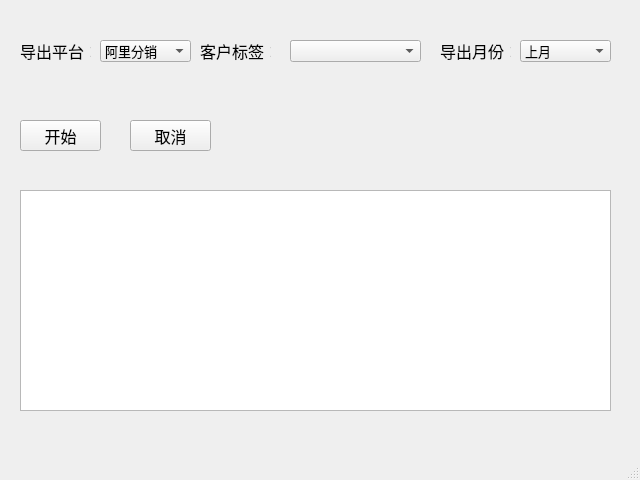
<?xml version="1.0" encoding="UTF-8"?>
<ui version="4.0">
 <class>MainWindow</class>
 <widget class="QMainWindow" name="MainWindow">
  <property name="geometry">
   <rect>
    <x>0</x>
    <y>0</y>
    <width>640</width>
    <height>480</height>
   </rect>
  </property>
  <property name="font">
   <font>
    <family>宋体</family>
    <pointsize>10</pointsize>
   </font>
  </property>
  <property name="windowTitle">
   <string>业绩导出工具</string>
  </property>
  <widget class="QWidget" name="centralwidget">
   <widget class="QLabel" name="label">
    <property name="geometry">
     <rect>
      <x>20</x>
      <y>40</y>
      <width>71</width>
      <height>21</height>
     </rect>
    </property>
    <property name="font">
     <font>
      <family>宋体</family>
      <pointsize>12</pointsize>
     </font>
    </property>
    <property name="text">
     <string>导出平台：</string>
    </property>
   </widget>
   <widget class="QComboBox" name="plateform">
    <property name="geometry">
     <rect>
      <x>100</x>
      <y>40</y>
      <width>91</width>
      <height>22</height>
     </rect>
    </property>
    <property name="font">
     <font>
      <family>宋体</family>
      <pointsize>10</pointsize>
     </font>
    </property>
    <item>
     <property name="text">
      <string>阿里分销</string>
     </property>
    </item>
    <item>
     <property name="text">
      <string>优海淘</string>
     </property>
    </item>
   </widget>
   <widget class="QLabel" name="label_2">
    <property name="geometry">
     <rect>
      <x>200</x>
      <y>40</y>
      <width>71</width>
      <height>21</height>
     </rect>
    </property>
    <property name="font">
     <font>
      <family>宋体</family>
      <pointsize>12</pointsize>
     </font>
    </property>
    <property name="text">
     <string>客户标签：</string>
    </property>
   </widget>
   <widget class="QLineEdit" name="custome_mask">
    <property name="geometry">
     <rect>
      <x>290</x>
      <y>40</y>
      <width>113</width>
      <height>20</height>
     </rect>
    </property>
    <property name="maxLength">
     <number>20</number>
    </property>
   </widget>
   <widget class="QPushButton" name="start">
    <property name="geometry">
     <rect>
      <x>20</x>
      <y>120</y>
      <width>81</width>
      <height>31</height>
     </rect>
    </property>
    <property name="font">
     <font>
      <pointsize>12</pointsize>
     </font>
    </property>
    <property name="text">
     <string>开始</string>
    </property>
   </widget>
   <widget class="QTextBrowser" name="log_out">
    <property name="geometry">
     <rect>
      <x>20</x>
      <y>190</y>
      <width>591</width>
      <height>221</height>
     </rect>
    </property>
   </widget>
   <widget class="QComboBox" name="month">
    <property name="geometry">
     <rect>
      <x>520</x>
      <y>40</y>
      <width>91</width>
      <height>22</height>
     </rect>
    </property>
    <property name="font">
     <font>
      <family>宋体</family>
      <pointsize>10</pointsize>
     </font>
    </property>
    <item>
     <property name="text">
      <string>上月</string>
     </property>
    </item>
    <item>
     <property name="text">
      <string>本月</string>
     </property>
    </item>
   </widget>
   <widget class="QLabel" name="label_3">
    <property name="geometry">
     <rect>
      <x>440</x>
      <y>40</y>
      <width>71</width>
      <height>21</height>
     </rect>
    </property>
    <property name="font">
     <font>
      <family>宋体</family>
      <pointsize>12</pointsize>
     </font>
    </property>
    <property name="text">
     <string>导出月份：</string>
    </property>
   </widget>
   <widget class="QPushButton" name="cancel">
    <property name="geometry">
     <rect>
      <x>130</x>
      <y>120</y>
      <width>81</width>
      <height>31</height>
     </rect>
    </property>
    <property name="font">
     <font>
      <pointsize>12</pointsize>
     </font>
    </property>
    <property name="text">
     <string>取消</string>
    </property>
   </widget>
   <widget class="QComboBox" name="groups">
    <property name="geometry">
     <rect>
      <x>290</x>
      <y>40</y>
      <width>131</width>
      <height>22</height>
     </rect>
    </property>
    <property name="font">
     <font>
      <family>宋体</family>
      <pointsize>10</pointsize>
     </font>
    </property>
   </widget>
  </widget>
  <widget class="QStatusBar" name="statusbar"/>
 </widget>
 <resources/>
 <connections/>
 <slots>
  <slot>itemPlatformChanged(int)</slot>
  <slot>itemMonthChanged(int)</slot>
 </slots>
</ui>
